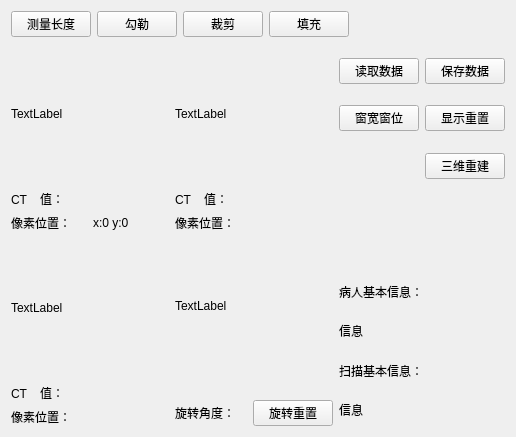
<?xml version="1.0" encoding="UTF-8"?>
<ui version="4.0">
 <class>Widget</class>
 <widget class="QWidget" name="Widget">
  <property name="geometry">
   <rect>
    <x>0</x>
    <y>0</y>
    <width>516</width>
    <height>437</height>
   </rect>
  </property>
  <property name="sizePolicy">
   <sizepolicy hsizetype="Preferred" vsizetype="Preferred">
    <horstretch>0</horstretch>
    <verstretch>0</verstretch>
   </sizepolicy>
  </property>
  <property name="minimumSize">
   <size>
    <width>516</width>
    <height>437</height>
   </size>
  </property>
  <property name="windowTitle">
   <string>Widget</string>
  </property>
  <property name="styleSheet">
   <string notr="true"/>
  </property>
  <layout class="QVBoxLayout" name="verticalLayout_5">
   <item>
    <layout class="QHBoxLayout" name="horizontalLayout_10" stretch="0,0,0,0,3">
     <item>
      <widget class="QPushButton" name="length">
       <property name="text">
        <string>测量长度</string>
       </property>
      </widget>
     </item>
     <item>
      <widget class="QPushButton" name="draw">
       <property name="text">
        <string>勾勒</string>
       </property>
      </widget>
     </item>
     <item>
      <widget class="QPushButton" name="clip">
       <property name="text">
        <string>裁剪</string>
       </property>
      </widget>
     </item>
     <item>
      <widget class="QPushButton" name="fill">
       <property name="text">
        <string>填充</string>
       </property>
      </widget>
     </item>
     <item>
      <spacer name="horizontalSpacer">
       <property name="orientation">
        <enum>Qt::Horizontal</enum>
       </property>
       <property name="sizeHint" stdset="0">
        <size>
         <width>40</width>
         <height>20</height>
        </size>
       </property>
      </spacer>
     </item>
    </layout>
   </item>
   <item>
    <layout class="QHBoxLayout" name="horizontalLayout_6" stretch="3,1">
     <item>
      <layout class="QGridLayout" name="gridLayout" rowstretch="1,1" columnstretch="1,1">
       <item row="0" column="1">
        <layout class="QVBoxLayout" name="verticalLayout_3" stretch="4,1">
         <item>
          <widget class="MyLabel" name="label_2">
           <property name="sizePolicy">
            <sizepolicy hsizetype="Expanding" vsizetype="Expanding">
             <horstretch>0</horstretch>
             <verstretch>0</verstretch>
            </sizepolicy>
           </property>
           <property name="text">
            <string>TextLabel</string>
           </property>
          </widget>
         </item>
         <item>
          <layout class="QVBoxLayout" name="verticalLayout_4" stretch="1,1">
           <item>
            <layout class="QHBoxLayout" name="horizontalLayout_3">
             <item>
              <widget class="QLabel" name="CT2">
               <property name="text">
                <string>CT    值：</string>
               </property>
              </widget>
             </item>
             <item>
              <widget class="QLabel" name="CT2Val">
               <property name="text">
                <string/>
               </property>
              </widget>
             </item>
            </layout>
           </item>
           <item>
            <layout class="QHBoxLayout" name="horizontalLayout_4">
             <item>
              <widget class="QLabel" name="pixPos2">
               <property name="text">
                <string>像素位置：</string>
               </property>
              </widget>
             </item>
             <item>
              <widget class="QLabel" name="pixPos2Val">
               <property name="text">
                <string/>
               </property>
              </widget>
             </item>
            </layout>
           </item>
          </layout>
         </item>
        </layout>
       </item>
       <item row="0" column="0">
        <layout class="QVBoxLayout" name="verticalLayout_2" stretch="4,1">
         <item>
          <widget class="MyLabel" name="label">
           <property name="sizePolicy">
            <sizepolicy hsizetype="Expanding" vsizetype="Expanding">
             <horstretch>0</horstretch>
             <verstretch>0</verstretch>
            </sizepolicy>
           </property>
           <property name="text">
            <string>TextLabel</string>
           </property>
          </widget>
         </item>
         <item>
          <layout class="QVBoxLayout" name="verticalLayout" stretch="1,1">
           <item>
            <layout class="QHBoxLayout" name="horizontalLayout">
             <item>
              <widget class="QLabel" name="CT1">
               <property name="text">
                <string>CT    值：</string>
               </property>
              </widget>
             </item>
             <item>
              <widget class="QLabel" name="CT1Val">
               <property name="text">
                <string/>
               </property>
              </widget>
             </item>
            </layout>
           </item>
           <item>
            <layout class="QHBoxLayout" name="horizontalLayout_2">
             <item>
              <widget class="QLabel" name="pixPos1">
               <property name="text">
                <string>像素位置：</string>
               </property>
              </widget>
             </item>
             <item>
              <widget class="QLabel" name="pixPos1Val">
               <property name="text">
                <string>x:0 y:0</string>
               </property>
              </widget>
             </item>
            </layout>
           </item>
          </layout>
         </item>
        </layout>
       </item>
       <item row="1" column="0">
        <layout class="QVBoxLayout" name="verticalLayout_7" stretch="4,1">
         <item>
          <widget class="MyLabel" name="label_3">
           <property name="sizePolicy">
            <sizepolicy hsizetype="Expanding" vsizetype="Expanding">
             <horstretch>0</horstretch>
             <verstretch>0</verstretch>
            </sizepolicy>
           </property>
           <property name="text">
            <string>TextLabel</string>
           </property>
          </widget>
         </item>
         <item>
          <layout class="QVBoxLayout" name="verticalLayout_8" stretch="1,1">
           <item>
            <layout class="QHBoxLayout" name="horizontalLayout_7">
             <item>
              <widget class="QLabel" name="CT3">
               <property name="text">
                <string>CT    值：</string>
               </property>
              </widget>
             </item>
             <item>
              <widget class="QLabel" name="CT3Val">
               <property name="text">
                <string/>
               </property>
              </widget>
             </item>
            </layout>
           </item>
           <item>
            <layout class="QHBoxLayout" name="horizontalLayout_8">
             <item>
              <widget class="QLabel" name="pixPos3">
               <property name="text">
                <string>像素位置：</string>
               </property>
              </widget>
             </item>
             <item>
              <widget class="QLabel" name="pixPos3Val">
               <property name="text">
                <string/>
               </property>
              </widget>
             </item>
            </layout>
           </item>
          </layout>
         </item>
        </layout>
       </item>
       <item row="1" column="1">
        <layout class="QVBoxLayout" name="verticalLayout_6" stretch="4,1">
         <item>
          <widget class="MyLabel" name="label_4">
           <property name="sizePolicy">
            <sizepolicy hsizetype="Expanding" vsizetype="Expanding">
             <horstretch>0</horstretch>
             <verstretch>0</verstretch>
            </sizepolicy>
           </property>
           <property name="text">
            <string>TextLabel</string>
           </property>
          </widget>
         </item>
         <item>
          <layout class="QVBoxLayout" name="verticalLayout_11" stretch="1,1">
           <item>
            <layout class="QHBoxLayout" name="horizontalLayout_9">
             <item>
              <widget class="QLabel" name="CT3_2">
               <property name="text">
                <string/>
               </property>
              </widget>
             </item>
             <item>
              <widget class="QLabel" name="CT3Val_2">
               <property name="text">
                <string/>
               </property>
              </widget>
             </item>
            </layout>
           </item>
           <item>
            <layout class="QHBoxLayout" name="horizontalLayout_11">
             <item>
              <widget class="QLabel" name="pixPos3_2">
               <property name="text">
                <string>旋转角度：</string>
               </property>
              </widget>
             </item>
             <item>
              <widget class="QPushButton" name="resetRotate">
               <property name="sizePolicy">
                <sizepolicy hsizetype="Fixed" vsizetype="Fixed">
                 <horstretch>0</horstretch>
                 <verstretch>0</verstretch>
                </sizepolicy>
               </property>
               <property name="text">
                <string>旋转重置</string>
               </property>
              </widget>
             </item>
            </layout>
           </item>
          </layout>
         </item>
        </layout>
       </item>
      </layout>
     </item>
     <item>
      <layout class="QVBoxLayout" name="verticalLayout_10" stretch="2,1,2">
       <item>
        <layout class="QGridLayout" name="gridLayout_2">
         <item row="1" column="1">
          <widget class="QPushButton" name="saveData">
           <property name="sizePolicy">
            <sizepolicy hsizetype="Fixed" vsizetype="Fixed">
             <horstretch>0</horstretch>
             <verstretch>0</verstretch>
            </sizepolicy>
           </property>
           <property name="text">
            <string>保存数据</string>
           </property>
          </widget>
         </item>
         <item row="3" column="1">
          <widget class="QPushButton" name="resetDisplay">
           <property name="sizePolicy">
            <sizepolicy hsizetype="Fixed" vsizetype="Fixed">
             <horstretch>0</horstretch>
             <verstretch>0</verstretch>
            </sizepolicy>
           </property>
           <property name="text">
            <string>显示重置</string>
           </property>
          </widget>
         </item>
         <item row="1" column="0">
          <widget class="QPushButton" name="readData">
           <property name="sizePolicy">
            <sizepolicy hsizetype="Fixed" vsizetype="Fixed">
             <horstretch>0</horstretch>
             <verstretch>0</verstretch>
            </sizepolicy>
           </property>
           <property name="text">
            <string>读取数据</string>
           </property>
          </widget>
         </item>
         <item row="3" column="0">
          <widget class="QPushButton" name="wwwl">
           <property name="sizePolicy">
            <sizepolicy hsizetype="Fixed" vsizetype="Fixed">
             <horstretch>0</horstretch>
             <verstretch>0</verstretch>
            </sizepolicy>
           </property>
           <property name="text">
            <string>窗宽窗位</string>
           </property>
          </widget>
         </item>
         <item row="7" column="0">
          <spacer name="verticalSpacer_5">
           <property name="orientation">
            <enum>Qt::Vertical</enum>
           </property>
           <property name="sizeHint" stdset="0">
            <size>
             <width>20</width>
             <height>40</height>
            </size>
           </property>
          </spacer>
         </item>
         <item row="2" column="0">
          <spacer name="verticalSpacer_2">
           <property name="orientation">
            <enum>Qt::Vertical</enum>
           </property>
           <property name="sizeHint" stdset="0">
            <size>
             <width>20</width>
             <height>40</height>
            </size>
           </property>
          </spacer>
         </item>
         <item row="0" column="0">
          <spacer name="verticalSpacer_3">
           <property name="orientation">
            <enum>Qt::Vertical</enum>
           </property>
           <property name="sizeHint" stdset="0">
            <size>
             <width>20</width>
             <height>40</height>
            </size>
           </property>
          </spacer>
         </item>
         <item row="4" column="0">
          <spacer name="verticalSpacer_4">
           <property name="orientation">
            <enum>Qt::Vertical</enum>
           </property>
           <property name="sizeHint" stdset="0">
            <size>
             <width>20</width>
             <height>40</height>
            </size>
           </property>
          </spacer>
         </item>
         <item row="5" column="1">
          <widget class="QPushButton" name="threeD">
           <property name="sizePolicy">
            <sizepolicy hsizetype="Fixed" vsizetype="Fixed">
             <horstretch>0</horstretch>
             <verstretch>0</verstretch>
            </sizepolicy>
           </property>
           <property name="text">
            <string>三维重建</string>
           </property>
          </widget>
         </item>
        </layout>
       </item>
       <item>
        <spacer name="verticalSpacer">
         <property name="orientation">
          <enum>Qt::Vertical</enum>
         </property>
         <property name="sizeHint" stdset="0">
          <size>
           <width>20</width>
           <height>40</height>
          </size>
         </property>
        </spacer>
       </item>
       <item>
        <layout class="QVBoxLayout" name="verticalLayout_9">
         <item>
          <widget class="QLabel" name="patientInfo">
           <property name="text">
            <string>病人基本信息：</string>
           </property>
          </widget>
         </item>
         <item>
          <widget class="QLabel" name="patientInfoVal">
           <property name="text">
            <string>信息</string>
           </property>
          </widget>
         </item>
         <item>
          <widget class="QLabel" name="scanInfo">
           <property name="text">
            <string>扫描基本信息：</string>
           </property>
          </widget>
         </item>
         <item>
          <widget class="QLabel" name="scanInfoVal">
           <property name="text">
            <string>信息</string>
           </property>
          </widget>
         </item>
        </layout>
       </item>
      </layout>
     </item>
    </layout>
   </item>
  </layout>
 </widget>
 <layoutdefault spacing="6" margin="11"/>
 <customwidgets>
  <customwidget>
   <class>MyLabel</class>
   <extends>QLabel</extends>
   <header>mylabel.h</header>
  </customwidget>
 </customwidgets>
 <resources/>
 <connections/>
</ui>
